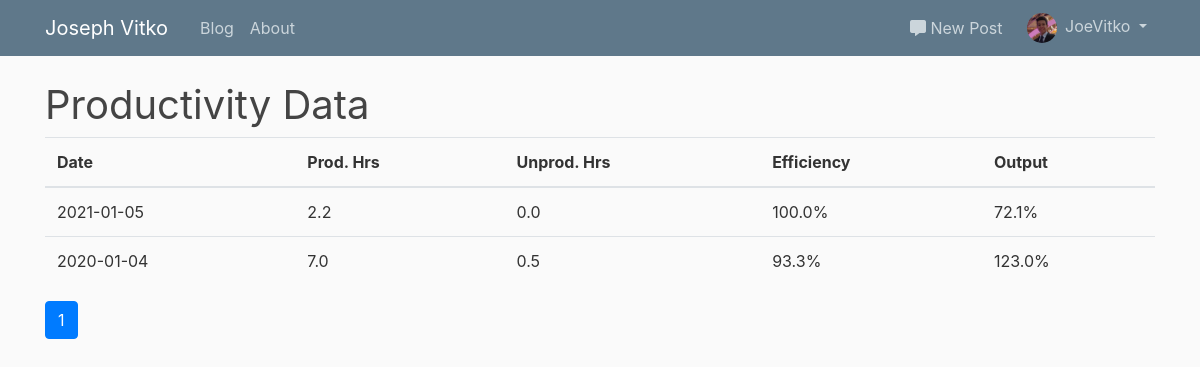
The page /admin/productivity_data (signed in) on the database its author committed.
### flaskblog/models.py (models this page shows, shortened)
class User(db.Model, UserMixin):
    id = db.Column(db.Integer, primary_key=True)
    username = db.Column(db.String(20), unique=True, nullable=False)
    email = db.Column(db.String(120), unique=True, nullable=False)
    image_file = db.Column(db.String(20), nullable=False, default='default.jpg')
    password = db.Column(db.String(60), nullable=False)
    posts = db.relationship('Post', backref='author', lazy=True)
    roles = db.relationship('Role', secondary='user_roles')

### flaskblog/productivity_data/models.py (models this page shows, shortened)
class ProductivityData(db.Model):
    id = db.Column(db.Integer, primary_key=True)
    date = db.Column(db.Date, nullable=False)
    hours_prod = db.Column(db.Float, nullable=False)  # productive hours represented as a float
    hours_dist = db.Column(db.Float, nullable=False)  # unproductive hours represented as a float
    hours_total = db.column_property(hours_prod + hours_dist)
    def efficiency(self):
        return self.hours_prod / self.hours_total
    def output(self):
        return math.sqrt((self.hours_prod / 4.32) * self.efficiency())

### flaskblog/admin/routes.py (the view)
@admin.route('/admin/productivity_data')
@admin_permission.require(http_exception=403)
def getproductivitydata():
    p_data = ProductivityData.query.order_by(ProductivityData.date.desc()).paginate(per_page=28)
    page = request.args.get('page', 1, type=int)
    return render_template('admin_productivitydata_dashboard.html', data=p_data, page=page, page_context='admin.getproductivitydata')

### flaskblog/models.py (called while the page is built)
@login_manager.user_loader
def load_user(user_id):
    return User.query.get(int(user_id))

### flaskblog/templates/admin_productivitydata_dashboard.html
{% extends "layout_admin.html" %}
{% block midsection %}
    <h1>Productivity Data</h1>
    <table class="table">
        <thead>
            <tr>
                <th>Date</th>
                <th>Prod. Hrs</th>
                <th>Unprod. Hrs</th>
                <th>Efficiency</th>
                <th>Output</th>
            </tr>
        </thead>
        <tbody>
            {% for datum in data.items %}
                <tr>
                    <td>{{ datum.date }}</td>
                    <td>{{ "%.1f"|format(datum.hours_prod) }}</td>
                    <td>{{ "%.1f"|format(datum.hours_dist) }}</td>
                    <td>{{ "%.1f"|format(datum.efficiency() * 100) }}%</td>
                    <td>{{ "%.1f"|format(datum.output() * 100) }}%</td>
                </tr>
            {% endfor %}
        </tbody>
    </table>
    {% for page_num in data.iter_pages(left_edge=1, right_edge=1, left_current=1, right_current=2) %}
        {% if page_num %}
            {% if data.page == page_num %}
                <a class="btn btn-primary mb-4" href="{{ url_for(page_context, page=page_num) }}">{{ page_num }}</a>
            {% else %}
                <a class="btn btn-outline-info mb-4" href="{{ url_for(page_context, page=page_num) }}">{{ page_num }}</a>
            {% endif %}
        {% else %}
        ...
        {% endif %}
    {% endfor %}
{% endblock midsection %}

### flaskblog/templates/header.html (shortened to what this page needs)
<header class="site-header">
    <nav class="navbar navbar-expand-md navbar-dark bg-steel fixed-top">
        <div class="container">
            <a class="navbar-brand mr-4" href="/">Joseph Vitko</a>
            <div class="collapse navbar-collapse" id="navbarToggleMain">
                <div class="navbar-nav mr-auto">
                  <a class="nav-item nav-link" href="{{ url_for('main.blog') }}">Blog</a>
                  <a class="nav-item nav-link" href="{{ url_for('main.about') }}">About</a>
                </div>
            </div>
            {% if current_user.is_authenticated %}
                <div class="collapse navbar-collapse justify-content-end">
                    <div class="navbar-nav">
                        <div class="collapse navbar-collapse newpost" id="navbarTogglePost">
                            <a class="nav-item nav-link postlink nav-dropdown" href="{{ url_for('posts.new_post') }}"><i class="fas fa-comment-alt"></i> New Post</a>
                        </div>
                        <div class="collapse navbar-collapse" id="navbarToggleUser">
                            <li class="nav-item dropdown">
                                <a class="nav-link dropdown-toggle userlink nav-dropdown" href="#" id="navbarDropdownMenuLink" role="button" data-toggle="dropdown" aria-haspopup="true" aria-expanded="false">
                                    <div class="avatar-img-container">
                                        <img src="{{ url_for('static', filename='profile_pics/' + current_user.image_file) }}" class="rounded-circle avatar-img">
                                    </div>
                                    <span class="nav-text avatar-header">{{ current_user.username }}</span>
                                </a>
                            </li>
                        </div>
                    </div>
                </div>
            {% endif %}
        </div>
    </nav>
</header>

### flaskblog/static/main.css (style rules this page uses)
body { background: #fafafa; color: #333333; margin-top: 5rem; }
h1, h2, h3, h4, h5, h6 { color: #444444; font-weight: 400; }
.bg-steel { background-color: #5f788a; }
.site-header .navbar-nav .nav-link { color: #cbd5db; }
.avatar-img-container { width: 30px; height: auto; display: inline-block; }
.avatar-img { width: 100%; height: auto; }
.avatar-header { margin-left: 4px; }
.newpost { margin-right: 8px; }
.userlink { padding-top: 0; padding-bottom: 0; vertical-align: middle; padding-right: 0; }
.postlink { padding-top: 0; padding-bottom: 0; vertical-align: middle; }

### rows shown on the page
User: image_file (picture), username "JoeVitko"
ProductivityData: date "2021-01-05", hours_prod "2.2", hours_dist "0.0", datum.efficiency()*100 "100.0", datum.output()*100 "72.1"
ProductivityData: date "2020-01-04", hours_prod "7.0", hours_dist "0.5", datum.efficiency()*100 "93.3", datum.output()*100 "123.0"

### other values the page prints
{{ page_num }} "1"
